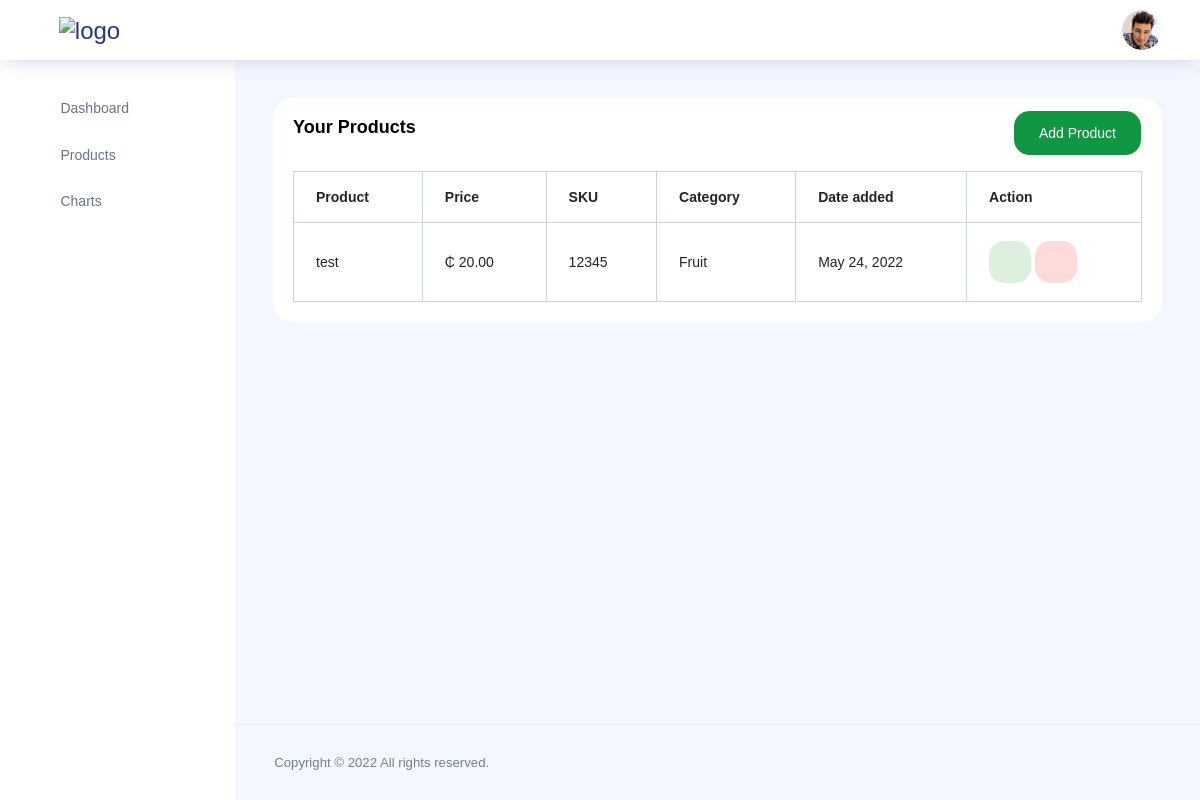
The page /products/ (signed in) on the database as committed earlier.
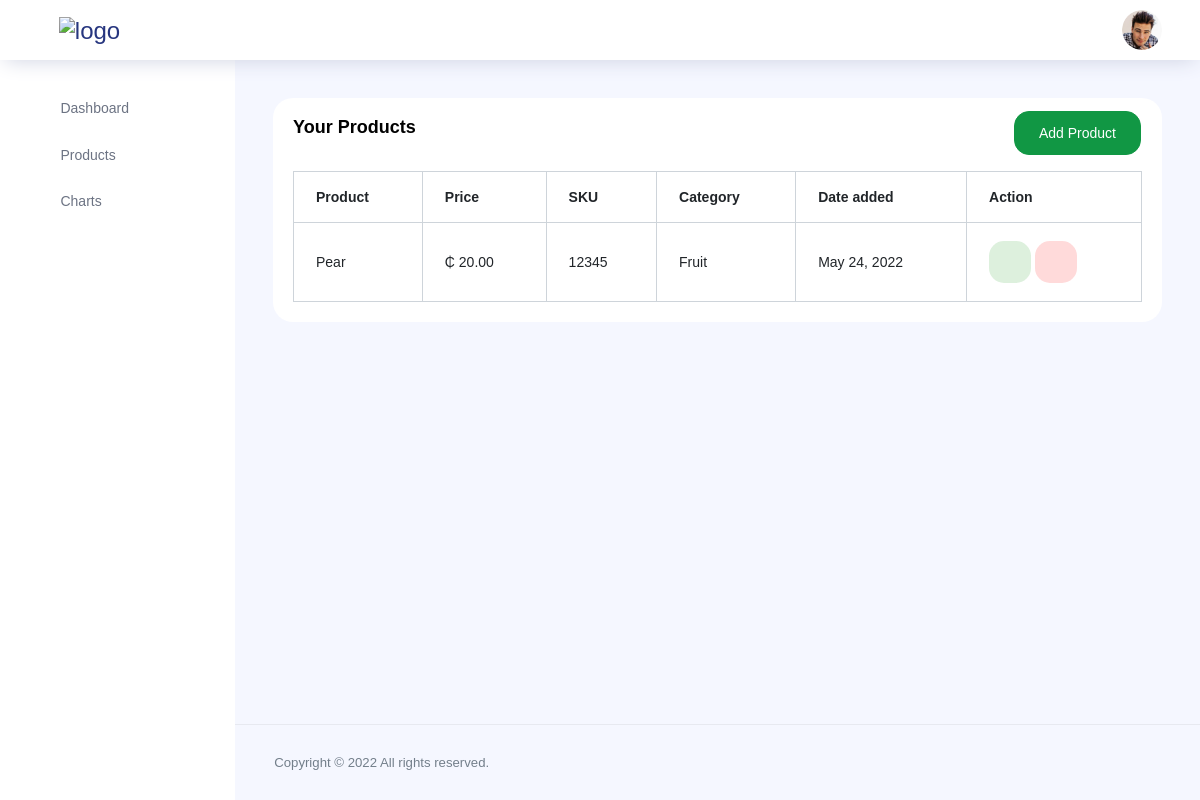
The same page on the database as committed later.
### main/models.py (models this page shows, shortened)
class product(models.Model):
    title = models.CharField(null=True,blank=True,max_length=400)
    desc = models.CharField(null=True,blank=True,max_length=700)
    sku = models.CharField(null=True,blank=True,max_length=20)
    brand = models.CharField(null=True,blank=True,max_length=500)
    price = models.CharField(null=True,blank=True,max_length=20)
    image = models.ImageField(upload_to='product_images')
    cat = models.CharField(null=True,blank=True,max_length=20)
    seller = models.ForeignKey(AUTH_USER_MODEL,on_delete=models.CASCADE)
    score = models.IntegerField(null=True,blank=True,default=0)
    added_on = models.DateTimeField(auto_now_add=True)

### seller/views.py (the view)
# urls.py: path("products/", views.myproduct, name="myproduct"),
@login_required(login_url='signin')
def myproduct(request):
    context = {}
    mypro = product.objects.filter(seller = Customusers.objects.get(username=request.user.username))
    if len(mypro)>0:
        context["mypro"] = mypro
        context["notnone"] = "notnone"
    else:
        context["none"] = "none"
    if "del" in request.GET:
        delid = request.GET["del"]
        product.objects.filter(id=delid).delete()
        return redirect("../products/")
    return render(request,"myproducts.html",context)

### seller/templates/myproducts.html (shortened to what this page needs)
{% extends 'basetemp.html' %}
{% block content %}
<div class="main-panel">
  <div class="content-wrapper">
    <div class="row">
      <div class="col-lg-12 grid-margin stretch-card">
        <div class="card">
          <div class="card-body">
            <h4 class="card-title">Your products</h4>
            <div style="position:absolute; top:0; right:0; margin-top:13px; margin-right:13px;">
            <a href="{% url 'addproduct' %}"><button type="submit" class="btn btn-primary mr-2">Add Product</button></a>
            </div>
            {% if notnone %}
            <div class="table-responsive pt-3">
              <table class="table table-bordered">
                <thead>
                  <tr>
                    <th>
                      Product
                    </th>
                    <th>
                      Price
                    </th>
                    <th>
                      SKU
                    </th>
                    <th>
                      Category
                    </th>
                    <th>
                      Date added
                    </th>
                    <th>
                      Action
                    </th>
                  </tr>
                </thead>
                <tbody>
                  {% for p in mypro %}
                  <tr>
                    <td>
                      {{p.title}}
                    </td>
                    <td>
                      &#8373; {{p.price}}.00
                    </td>
                    <td>
                      {{p.sku}}
                    </td>
                    <td>
                      {{p.cat}}
                    </td>
                    <td>
                      {{p.added_on | date}}
                    </td>
                    <td>
                      <a href="{% url 'edit' p.id %}"><button type="button" class="btn btn-inverse-success btn-icon">
                        <i class="ti-pencil"></i>
                      </button></a>
                      <a href="{% url 'myproduct' %}?del={{p.id}}"> <button class="btn btn-inverse-danger btn-icon">
                        <i class="ti-trash"></i>
                      </button></a>
                    </td>
                  </tr>
                  {% endfor %}
                </tbody>
              </table>
            </div>
            {% endif %}
          </div>
        </div>
      </div>
    </div>
  </div>
{% endblock %}

Rows that differ between the two databases and show on the page:
changed product "Fruit": title "test" → "Pear"
